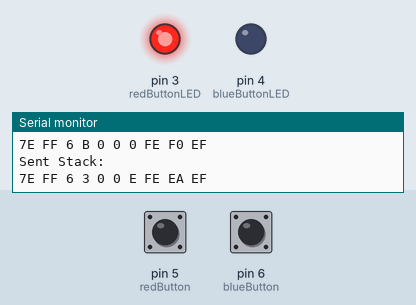
This sketch was run on a simulated Arduino Uno, built with avr-gcc and run on an emulated ATmega328P. Shown: output pins drawn as LEDs (lit = HIGH), the last lines printed to the serial monitor. The test bench sets the inputs (shaded band); at power-on: pin 5 (redButton) HIGH, pin 6 (blueButton) HIGH.

Above: at 1.2 s.
1.3 s: pin 5 (redButton) pulled LOW for 1 s
At 1.6 s:
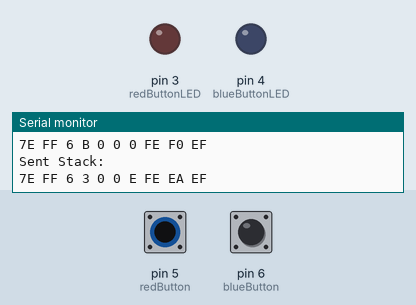
3.8 s: pin 6 (blueButton) pulled LOW for 0.15 s
At 3.87 s:
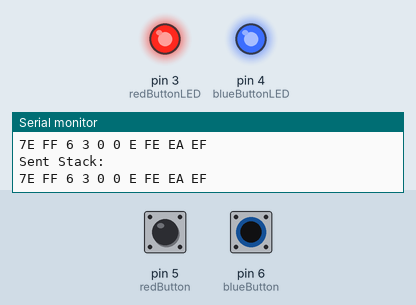
5.4 s: pin 6 (blueButton) pulled LOW for 3.2 s
At 9.8 s:
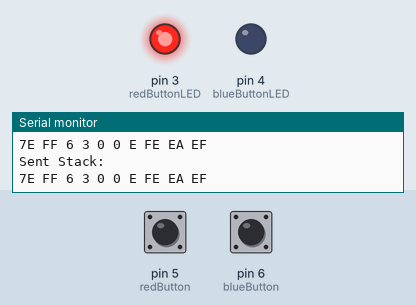
10.1 s: pin 5 (redButton) pulled LOW for 3.2 s
At 10.7 s:
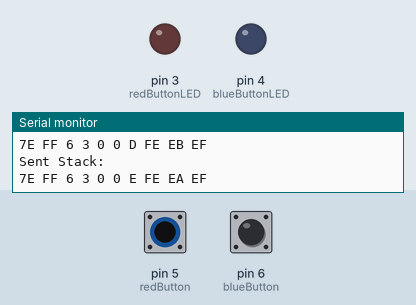
14.8 s: pin 5 (redButton) driven LOW and pin 6 (blueButton) driven LOW
At 15.5 s:
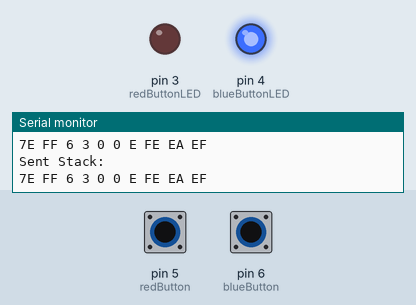
Timing chart, 0 to 17.3 s (numbered marks = the images above; inputs shaded):
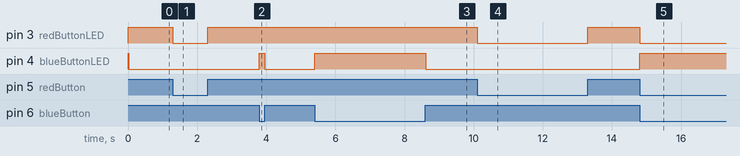

Measured:
- after the input at 1.3 s, pin 3 (redButtonLED): HIGH → LOW at once, → HIGH 1.0 s later
- after the input at 3.8 s, pin 4 (blueButtonLED): LOW → HIGH at once, → LOW 0.15 s later
- after the input at 5.4 s, pin 4 (blueButtonLED): LOW → HIGH at once, → LOW 3.2 s later
- after the input at 10.1 s, pin 3 (redButtonLED): HIGH → LOW at once, → HIGH 3.2 s later
- after the input at 14.8 s, pin 3 (redButtonLED): HIGH → LOW at once; pin 4 (blueButtonLED): LOW → HIGH at once

The sketch:

MatrixInteractable.ino
```cpp
#include <DFPlayerMini_Fast.h>
#include <SoftwareSerial.h>

SoftwareSerial swSerial(10, 11);  // RX, TX

DFPlayerMini_Fast mp3;

int success = 13;
int fail = 14;

const int redButton = 5;
const int blueButton = 6;

const int redButtonLED = 3;
const int blueButtonLED = 4;

int lastPlayTime;

void setup()
{
    Serial.begin(115200);

    swSerial.begin(9600);
    mp3.begin(swSerial, true); // Debug output is bool parameter

    mp3.volume(30);  // Set volume to max
    //mp3.randomAll();

    pinMode(redButton, INPUT_PULLUP);
    pinMode(blueButton, INPUT_PULLUP);

    pinMode(redButtonLED, OUTPUT);
    pinMode(blueButtonLED, OUTPUT);

    digitalWrite(redButtonLED, HIGH);
    digitalWrite(blueButtonLED, HIGH);

    mp3.normalMode();
}

void loop()
{
    digitalWrite(redButtonLED, digitalRead(redButton));
    digitalWrite(blueButtonLED, !digitalRead(blueButton));

    if (millis() - lastPlayTime < 1000)
        return;

    if (digitalRead(redButton) == LOW)
    {
        mp3.play(success);
        lastPlayTime = millis();
    }
    if (digitalRead(blueButton) == HIGH)
    {
        mp3.play(fail);
        lastPlayTime = millis();
    }
}
```
